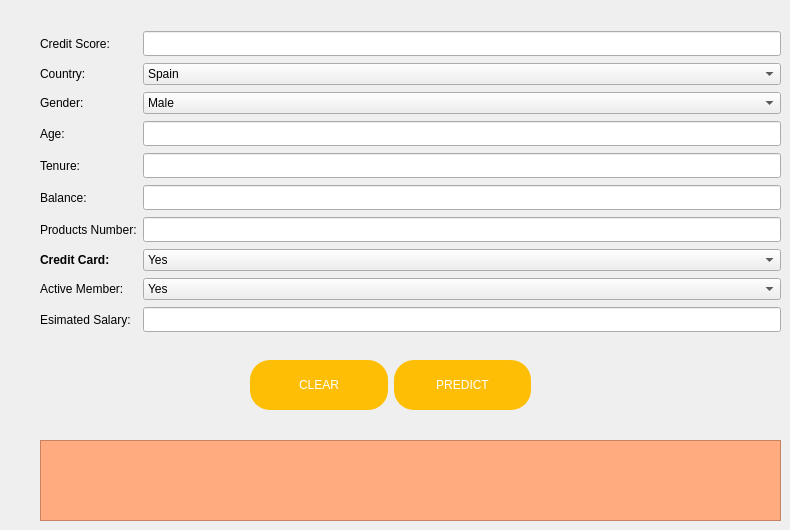
         <widget class="QWidget" name="Predict">
          <widget class="QWidget" name="gridLayoutWidget">
           <property name="geometry">
            <rect>
             <x>40</x>
             <y>30</y>
             <width>741</width>
             <height>311</height>
            </rect>
           </property>
           <layout class="QGridLayout" name="gridLayout_2">
            <item row="14" column="0">
             <widget class="QLabel" name="label_11">
              <property name="styleSheet">
               <string notr="true">font: 75 10pt &quot;Vinhan&quot;;</string>
              </property>
              <property name="text">
               <string>Esimated Salary:</string>
              </property>
             </widget>
            </item>
            <item row="8" column="0">
             <widget class="QLabel" name="label_5">
              <property name="styleSheet">
               <string notr="true">font: 75 10pt &quot;Vinhan&quot;;</string>
              </property>
              <property name="text">
               <string>Active Member:</string>
              </property>
             </widget>
            </item>
            <item row="14" column="2">
             <widget class="QLineEdit" name="lineEditSalary">
              <property name="font">
               <font>
                <family>Vinhan</family>
                <pointsize>9</pointsize>
                <weight>75</weight>
                <bold>true</bold>
               </font>
              </property>
             </widget>
            </item>
            <item row="4" column="0">
             <widget class="QLabel" name="label_9">
              <property name="styleSheet">
               <string notr="true">font: 75 10pt &quot;Vinhan&quot;;</string>
              </property>
              <property name="text">
               <string>Tenure:</string>
              </property>
             </widget>
            </item>
            <item row="5" column="0">
             <widget class="QLabel" name="label_10">
              <property name="styleSheet">
               <string notr="true">font: 75 10pt &quot;Vinhan&quot;;</string>
              </property>
              <property name="text">
               <string>Balance:</string>
              </property>
             </widget>
            </item>
            <item row="4" column="2">
             <widget class="QLineEdit" name="lineEditTenure">
              <property name="font">
               <font>
                <family>Vinhan</family>
                <pointsize>9</pointsize>
                <weight>75</weight>
                <bold>true</bold>
               </font>
              </property>
             </widget>
            </item>
            <item row="7" column="0">
             <widget class="QLabel" name="label_4">
              <property name="styleSheet">
               <string notr="true">font: 75 10pt &quot;Vinhan&quot;;</string>
              </property>
              <property name="text">
               <string>&lt;html&gt;&lt;head/&gt;&lt;body&gt;&lt;p&gt;&lt;span style=&quot; font-weight:600;&quot;&gt;Credit Card:&lt;/span&gt;&lt;/p&gt;&lt;/body&gt;&lt;/html&gt;</string>
              </property>
             </widget>
            </item>
            <item row="7" column="2">
             <widget class="QComboBox" name="comboBoxCreditCard">
              <property name="styleSheet">
               <string notr="true">font: 75 9pt &quot;Vinhan&quot;;</string>
              </property>
              <item>
               <property name="text">
                <string>Yes</string>
               </property>
              </item>
              <item>
               <property name="text">
                <string>No</string>
               </property>
              </item>
             </widget>
            </item>
            <item row="8" column="2">
             <widget class="QComboBox" name="comboBoxActive">
              <property name="styleSheet">
               <string notr="true">font: 75 9pt &quot;Vinhan&quot;;</string>
              </property>
              <item>
               <property name="text">
                <string>Yes</string>
               </property>
              </item>
              <item>
               <property name="text">
                <string>No</string>
               </property>
              </item>
             </widget>
            </item>
            <item row="3" column="0">
             <widget class="QLabel" name="label_8">
              <property name="styleSheet">
               <string notr="true">font: 75 10pt &quot;Vinhan&quot;;</string>
              </property>
              <property name="text">
               <string>Age:</string>
              </property>
             </widget>
            </item>
            <item row="2" column="2">
             <widget class="QComboBox" name="comboBoxGender">
              <property name="styleSheet">
               <string notr="true">font: 75 9pt &quot;Vinhan&quot;;</string>
              </property>
              <item>
               <property name="text">
                <string>Male</string>
               </property>
              </item>
              <item>
               <property name="text">
                <string>Female</string>
               </property>
              </item>
             </widget>
            </item>
            <item row="1" column="2">
             <widget class="QComboBox" name="comboBoxCountry">
              <property name="styleSheet">
               <string notr="true">font: 75 9pt &quot;Vinhan&quot;;</string>
              </property>
              <item>
               <property name="text">
                <string>Spain</string>
               </property>
              </item>
              <item>
               <property name="text">
                <string>France</string>
               </property>
              </item>
              <item>
               <property name="text">
                <string>Germany</string>
               </property>
              </item>
             </widget>
            </item>
            <item row="2" column="0">
             <widget class="QLabel" name="label_7">
              <property name="styleSheet">
               <string notr="true">font: 75 10pt &quot;Vinhan&quot;;</string>
              </property>
              <property name="text">
               <string>Gender:</string>
              </property>
             </widget>
            </item>
            <item row="3" column="2">
             <widget class="QLineEdit" name="lineEditAge">
              <property name="font">
               <font>
                <family>Vinhan</family>
                <pointsize>9</pointsize>
                <weight>75</weight>
                <bold>true</bold>
               </font>
              </property>
             </widget>
            </item>
            <item row="0" column="0">
             <widget class="QLabel" name="label_14">
              <property name="styleSheet">
               <string notr="true">font: 75 10pt &quot;Vinhan&quot;;</string>
              </property>
              <property name="text">
               <string>Credit Score:</string>
              </property>
             </widget>
            </item>
            <item row="0" column="2">
             <widget class="QLineEdit" name="lineEditCreditScore">
              <property name="font">
               <font>
                <family>Vinhan</family>
                <pointsize>9</pointsize>
                <weight>75</weight>
                <bold>true</bold>
               </font>
              </property>
             </widget>
            </item>
            <item row="5" column="2">
             <widget class="QLineEdit" name="lineEditBalance">
              <property name="font">
               <font>
                <family>Vinhan</family>
                <pointsize>9</pointsize>
                <weight>75</weight>
                <bold>true</bold>
               </font>
              </property>
             </widget>
            </item>
            <item row="1" column="0">
             <widget class="QLabel" name="label_6">
              <property name="styleSheet">
               <string notr="true">font: 75 10pt &quot;Vinhan&quot;;</string>
              </property>
              <property name="text">
               <string>Country:</string>
              </property>
             </widget>
            </item>
            <item row="6" column="0">
             <widget class="QLabel" name="label_13">
              <property name="styleSheet">
               <string notr="true">font: 75 10pt &quot;Vinhan&quot;;</string>
              </property>
              <property name="text">
               <string>Products Number:</string>
              </property>
             </widget>
            </item>
            <item row="6" column="2">
             <widget class="QLineEdit" name="lineEditProductsNumber">
              <property name="font">
               <font>
                <family>Vinhan</family>
                <pointsize>9</pointsize>
                <weight>75</weight>
                <bold>true</bold>
               </font>
              </property>
             </widget>
            </item>
           </layout>
          </widget>
          <widget class="QPlainTextEdit" name="plainTextEditResult">
           <property name="geometry">
            <rect>
             <x>40</x>
             <y>440</y>
             <width>741</width>
             <height>81</height>
            </rect>
           </property>
           <property name="styleSheet">
            <string notr="true">background-color: rgb(255, 170, 127);
font: 75 10pt &quot;Vinhan&quot;;
color: rgb(0, 0, 0);</string>
           </property>
          </widget>
          <widget class="QWidget" name="horizontalLayoutWidget_2">
           <property name="geometry">
            <rect>
             <x>250</x>
             <y>350</y>
             <width>281</width>
             <height>71</height>
            </rect>
           </property>
           <layout class="QHBoxLayout" name="horizontalLayout_6">
            <item>
             <widget class="QPushButton" name="pushButtonResultClear">
              <property name="styleSheet">
               <string notr="true">
QPushButton {
	background-color: rgb(254, 190, 5);
	color:rgb(255, 255, 255);
	text-align:center;
	font: 75 15pt &quot;Vinhan&quot;;
	height:50px;
	border:none;
	border-radius:20px;
	border-radius:20px;
}
</string>
              </property>
              <property name="text">
               <string>CLEAR</string>
              </property>
              <property name="icon">
               <iconset>
                <normaloff>images/MainWindow/clear.png</normaloff>
                <normalon>images/MainWindow/clear.png</normalon>images/MainWindow/clear.png</iconset>
              </property>
              <property name="iconSize">
               <size>
                <width>20</width>
                <height>20</height>
               </size>
              </property>
             </widget>
            </item>
            <item>
             <widget class="QPushButton" name="pushButtonResultPredict">
              <property name="styleSheet">
               <string notr="true">
QPushButton {
	background-color: rgb(254, 190, 5);
	color:rgb(255, 255, 255);
	text-align:center;
	font: 75 15pt &quot;Vinhan&quot;;
	height:50px;
	border:none;
	border-radius:20px;
	border-radius:20px;
}
</string>
              </property>
              <property name="text">
               <string>PREDICT</string>
              </property>
              <property name="icon">
               <iconset>
                <normaloff>images/MainWindow/predictbutton.png</normaloff>
                <normalon>images/MainWindow/predictbutton.png</normalon>images/MainWindow/predictbutton.png</iconset>
              </property>
              <property name="iconSize">
               <size>
                <width>20</width>
                <height>20</height>
               </size>
              </property>
             </widget>
            </item>
           </layout>
          </widget>
         </widget>
